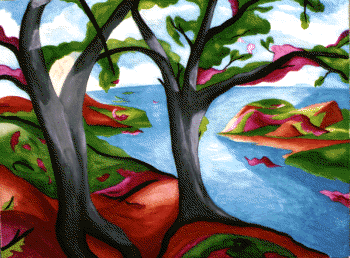
%> input picture MA1/ImageProcessing/Labs/lab1/trees.tif, 350 x 258 px
$ octave lab1.m   (GNU Octave 9; MATLAB toolbox functions it lacks are replaced by stand-ins)
%> lines starting %> are read from the running program, lines starting %| are printed output that depends on the picture; in (x1, y1, x2, y2) boxes, pixels count from 0 and x2, y2 are one past the last pixel; in counts of white or black regions, pixels touching at a corner belong together; the program's own positions count from 1
### MA1/ImageProcessing/Labs/lab1/my_filtering_ex3.m
% ex 3 module

% this function does a 1D convolution of a signal with a filter
% - all are line vectors

function [out] = my_filtering_ex3(signal, filter) % line vectors

    L = size(signal,2);

    filter_scale = (size(filter,2)-1)/2; %  FILTER IS ODD NB OF ELEMS

    % reverse filter order:
    reversed_filter = flip(filter); % line vector

    padding = zeros(1,filter_scale); % line vector
    padded_signal = [padding signal padding]; % line vector

    for i = 0:L-1

        out(i+1) = padded_signal(1+i:size(filter,2)+i)*reversed_filter';

    end

end

### MA1/ImageProcessing/Labs/lab1/lab1.m
% Lab 1 ImageProc
% 2026-03-23

close all; clear all; clc;

% intro

% **** !!! submit all exercises 25/05/2026 23h59 final deadline !!! ****
% for bonus +1 on project grade
% !!! minimum of 10/20 on BOTH the project and the theory exam

% project is 40% of grade... see project pdf
% (oral defense: not with prof, but usually same day of theory exam)

% 4 types of images:
%   - indexed images,
%   - greyscale images,
%   - RGB images,
%   - binary/monochrome images

% For a colour table with J entries, this matrix has a size of Jx3
% for greyscale, same size as image size
% double(0-1) or UINT8 values (0-255)

% we can convert from indexed to rgb or greyscale (ind2RGB(), ind2gray() )

% YUV color space (luminance so like greyscale, blue proj, red proj), good for compressing
% for the human eye
% HSV, HSL, LAB color space

% ... 1D filtering, see doc or DSP course (0 padding, inverse the filter
% (xyz->zyx), etc)

%% Ex 1
close all;

[aind,amap] = imread('trees.tif','TIF');
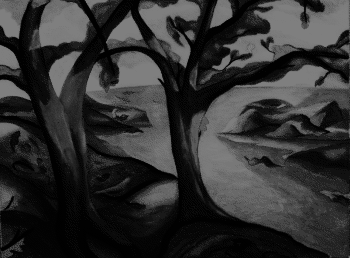
%> aind: size 258x350 uint8; min 0, max 127, mean 49.1
%> amap = 256 rows, first 12: [0 0 0; 0.0627 0.0627 0.0314; 0.29 0.0314 0; 0 0 1; 0.29 0.0627 0.0627; 0.388 0.0314 0.0941; 0.451 0.0627 0; 0.259 0.161 0.0627; 0.0941 0.259 0.0314; 0.224 0.192 0.224; 0.192 0.224 0.224; 0.549 0.0627 0.129]
% check:
figure;
imshow(aind,amap);
title("indexed color image")
%convert indexed to RGB:
argb = ind2rgb(aind,amap);
% check:
figure;
imshow(argb);
title("RGB color image");

pxl_x = 60;
pxl_y = 15;
idx = aind(pxl_y,pxl_x)+1; % !!! +1 because indexed images start at 0 but matlab 1
%> idx = 121
disp(["IND: ",num2str(aind(pxl_y,pxl_x)),"-> ",num2str(amap(idx,1)), ...
    num2str(amap(idx,2)),num2str(amap(idx,3)),"; RGB: ", ...
    num2str(argb(pxl_y,pxl_x,1)),num2str(argb(pxl_y,pxl_x,2)), ...
    num2str(argb(pxl_y,pxl_x,3))]);
%| IND: 120-> 0.741180.905881; RGB: 0.741180.905881

agray = ind2gray(aind,amap); % converts to RGB values then to the YUV
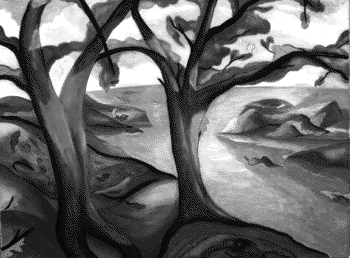
%> agray: size 258x350 uint8; min 0, max 255, mean 107.3
% colour space, and only use the Y channel (luminance)
figure;
imshow(agray);
title("Greyscale image");

% check if rgb to Y was done correctly
R = amap(idx,1);
%> R = 0.741
G = amap(idx,2);
%> G = 0.906
B = amap(idx, 3);
%> B = 1
Y = 0.299*R + 0.587*G + 0.114*B; % formula in ex doc
%> Y = 0.867
disp(["Y from formula: ", num2str(Y*255), " -> Converted Greyscale: ", num2str(agray(pxl_y, pxl_x))]);
%| Y from formula: 221.178 -> Converted Greyscale: 221

%% Ex 2
close all;


X=[1 2 3;3 1 2;2 3 1];
X_map=[1 0 0;... % red
       0 1 0;... % green
       0 0 1];   % blue

% show image
figure;
imshow(X, X_map,'InitialMagnification', 'fit');
title('Given RGB map image');

% change color map to cyan magenta yellow
CMY_map = [0 1 1;... % cyan (=green+blue)
           1 0 1;... % magenta (=red+blue)
           1 1 0];   % yellow (=red+green)

figure;
imshow(X,CMY_map);
title("CMY map image");

% change color map to black grey and white
grayscale_map = [0 0 0;...      % black
                 0.5 0.5 0.5;...% gray
                 1 1 1];        % white

% show image with grayscale map
figure;
imshow(X, grayscale_map);
title("Grayscale map image");

%% Ex 3
close all; clear all; clc;

% write module, performs filtering on 1D signal for filters with an odd
% number of samples. use zeros to fill the borders (padding).

signal = [rand() rand() rand() rand() rand() rand() rand()];
filter = 1/3.*[1 1 1]; % average filter
disp(["signal: ",num2str(signal)]);
disp(["filter: ",num2str(filter)]);

out = my_filtering_ex3(signal, filter); %
m_out = conv(signal, filter,'same');
% check with matlab's conv function (using 'same' arg):
disp(["my conv: ",num2str(out),"; matlab's conv('same'): ",num2str(m_out)]);
disp(["same? :",num2str(isequal(out,m_out))]);

%% Ex 4 - DFT
close all; clear all; clc;

% create black image 128x128 that has a white horizontal rectangle slit in
% the middle

filter_img = zeros(128, 128); % Create a black image
y_size_rect = 61:70;
x_size_rect = 20:108;
filter_img(y_size_rect, x_size_rect) = 1; % Add a white horizontal rectangle in the middle
figure;
imshow(filter_img);
title('filter\_img: Black Square Image with White Horizontal Slit in middle');

% look at spectrum of img: with surfc and imagesc
% Compute the 2D Discrete Fourier Transform (DFT) of the filter image
dft_img = fft2(filter_img);
% Shift the zero-frequency component to the center
dft_img_shifted = fftshift(dft_img);
% Display the magnitude spectrum
figure;
surfc(log(abs(dft_img_shifted) + 1));
title("surfc of shifted dft of image in dB scale (surfc)")
colorbar;
figure;
surfc(abs(dft_img_shifted));
title("surfc of shifted dft of image (surfc)")
colorbar;
figure;
imagesc(log(abs(dft_img_shifted) + 1)); % Use log for better visibility
colorbar;
%colormap('gray');
title('Magnitude Spectrum of the Filter Image in dB scale (imagesc)');
figure;
imagesc(abs(dft_img_shifted)); % Use log for better visibility
%colormap('gray');
colorbar;
title('Magnitude Spectrum of the Filter Image (imagesc)');

% Rotate image 45, 60 and 90°

% Rotate the filter image by specified angles
angles = [0, 45, 60, 90];
% Rotate the filter image by specified angles and display the results
for angle = angles
    rotated_img = imrotate(filter_img, angle, 'crop');
    figure();
    subplot(1,2,1);
    imshow(rotated_img);
    title(['Rotated Image by ', num2str(angle), ' Degrees']);
    subplot(1,2,2);
    dft_r_img = fft2(rotated_img);
    dft_r_img_shifted = fftshift(dft_r_img);
    imagesc(log(abs(dft_r_img_shifted) + 1)); % Use log for better visibility
    %colormap('gray');
    title(['Magnitude Spectrum of the ',num2str(angle),'° Rotated Image in dB scale (imagesc)']);

    % save images to new array with same index as the angle index

    images{find(angles==angle)} = rotated_img;
    spectrums{find(angles==angle)} = dft_r_img_shifted;
end
%> this loop made 4 passes
%> pass 1, `imshow(rotated_img);`:
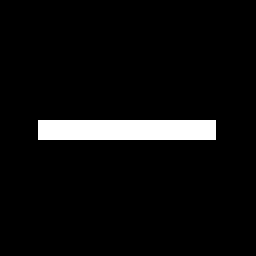
%> displayed picture: size 128x128, on the screen's scale of 0 to 255 (shown 2 times larger); 5.4% white; 1 white region, box (x1, y1, x2, y2) and area: (19, 60, 108, 70) 890

% compare each rotated image spectrum with the original spectrum:
% Compare the magnitude spectrum of each rotated image with the original spectrum
figure;
for i = 1:length(angles)
    comparison = abs(spectrums{i}) - abs(spectrums{1});
    subplot(2,2,i)
    imagesc(log(abs(comparison) + 1));
    title(['[dB scale] Comparison Mag Spectrum ', num2str(angles(i)), '° Rotation, dB scale']);
    colorbar;
end
figure;
for i = 1:length(angles)
    comparison = abs(spectrums{i}) - abs(spectrums{1});
    subplot(2,2,i)
    imagesc(comparison);
    title(['[linear] Comparison Mag Spectrum ', num2str(angles(i)), '° Rotation']);
    colorbar;
end
figure;
for i = 1:length(angles)
    comparison = abs(spectrums{i}) - abs(spectrums{1});
    subplot(2,2,i)
    imagesc(abs(comparison));
    title(['[abs(linear)] Comparison Mag Spectrum ', num2str(angles(i)), '° Rotation']);
    colorbar;
end
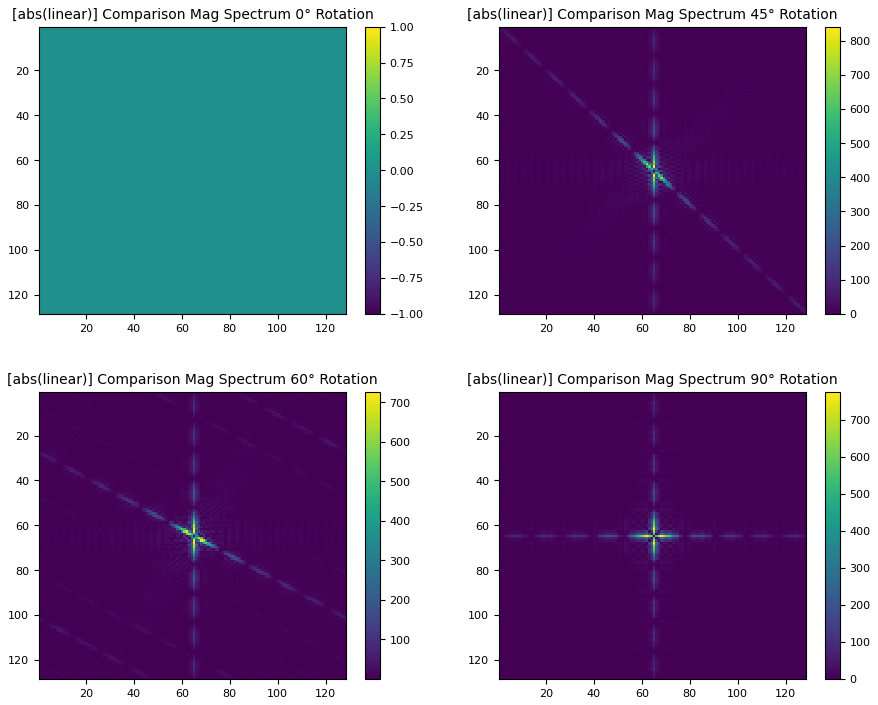
%> figure redrawn from the program's plot data, 4 panels


%% Ex 5
close all; clear all; clc;

% read "mandrill.tif" and "zebra.tif" images

% Read the images
mandrill_img = imread('mandrill.tif');
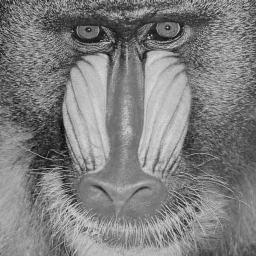
%> input picture MA1/ImageProcessing/Labs/lab1/mandrill.tif, 256 x 256 px
%> mandrill_img is the input picture: size 256x256 uint8; min 6, max 216, mean 127
zebra_img = imread('zebra.tif');
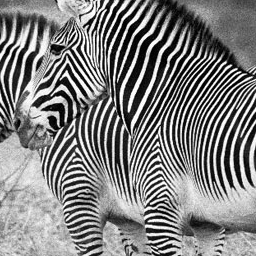
%> input picture MA1/ImageProcessing/Labs/lab1/zebra.tif, 256 x 256 px
%> zebra_img is the input picture: size 256x256 uint8; min 0, max 255, mean 127.6
figure;
subplot(1,2,1);
imshow(mandrill_img);
subplot(1,2,2);
imshow(zebra_img);


% compute DFT and then its modulus and phase values for each picture
% Compute the DFT of each image and extract modulus and phase
dft_mandrill = fft2(mandrill_img);
dft_zebra = fft2(zebra_img);
modulus_mandrill = abs(dft_mandrill);
phase_mandrill = angle(dft_mandrill);
modulus_zebra = abs(dft_zebra);
phase_zebra = angle(dft_zebra);

% Display DFT modulus for images
figure;
subplot(1,2,1);
imshow(mandrill_img);
title("Mandrill image")
subplot(1,2,2);
% Display modulus and phase for mandrill image
imagesc(log(modulus_mandrill+1));
title('Modulus of Mandrill Image DFT');
colorbar;

figure;
subplot(1,2,1);
imshow(zebra_img);
title("Zebra image")
subplot(1,2,2);
% Display modulus and phase for mandrill image
imagesc(log(modulus_zebra+1));
title('Modulus of Zebra Image DFT');
colorbar;

% same for shifted variants
% Compute the DFT of the shifted images and extract modulus
dft_mandrill_shifted = fftshift(dft_mandrill);
dft_zebra_shifted = fftshift(dft_zebra);
modulus_mandrill_shifted = abs(dft_mandrill_shifted);
modulus_zebra_shifted = abs(dft_zebra_shifted);

% Display modulus of shifted DFT for each image
figure;
subplot(1,2,1);
imshow(mandrill_img);
title("Mandrill image")
subplot(1,2,2);
imagesc(log(modulus_mandrill_shifted + 1));
title('Shifted Modulus of Mandrill Image DFT');
colorbar;
figure;
subplot(1,2,1);
imshow(zebra_img);
title("Zebra image")
subplot(1,2,2);
imagesc(log(modulus_zebra_shifted + 1));
title('Shifted Modulus of Zebra Image DFT');
colorbar;

% Create two new DFTs by using the modulus of the DFT of one image with
% the phase information of the other (use 1i for the imaginary unit).

% Create new DFTs using modulus of one image and phase of the other
dft_combined_mz_pm = modulus_zebra .* exp(1i * phase_mandrill);
dft_combined_mm_pz = modulus_mandrill .* exp(1i * phase_zebra);

% Compute the inverse DFT to obtain the images from the combined DFTs (use
% round of ifft)
reconstructed_img_mz_pm = round(ifft2(dft_combined_mz_pm));
reconstructed_img_mm_pz = round(ifft2(dft_combined_mm_pz));
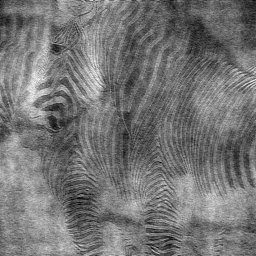
%> reconstructed_img_mm_pz: size 256x256 double; min -14, max 293, mean 127; drawn with min black and max white

% Display the reconstructed images
figure;
subplot(2,1,1);
imshow(reconstructed_img_mz_pm, []);
title('Reconstructed Image from Modulus of Zebra and Phase of Mandrill');
subplot(2,1,2);
imshow(reconstructed_img_mm_pz, []);
title('Reconstructed Image from Modulus of Mandrill and Phase of Zebra');


% end of lab1
